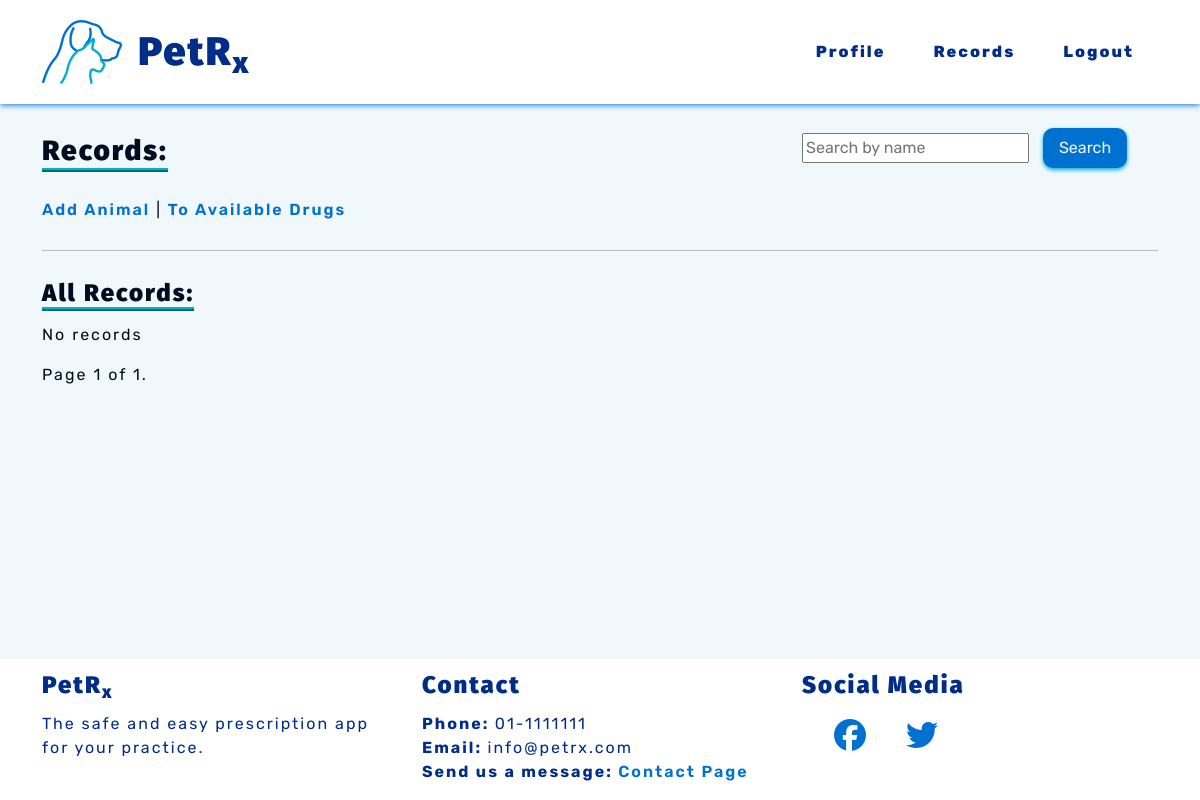
/records/records/ (signed in), run on an earlier commit of the app's database.
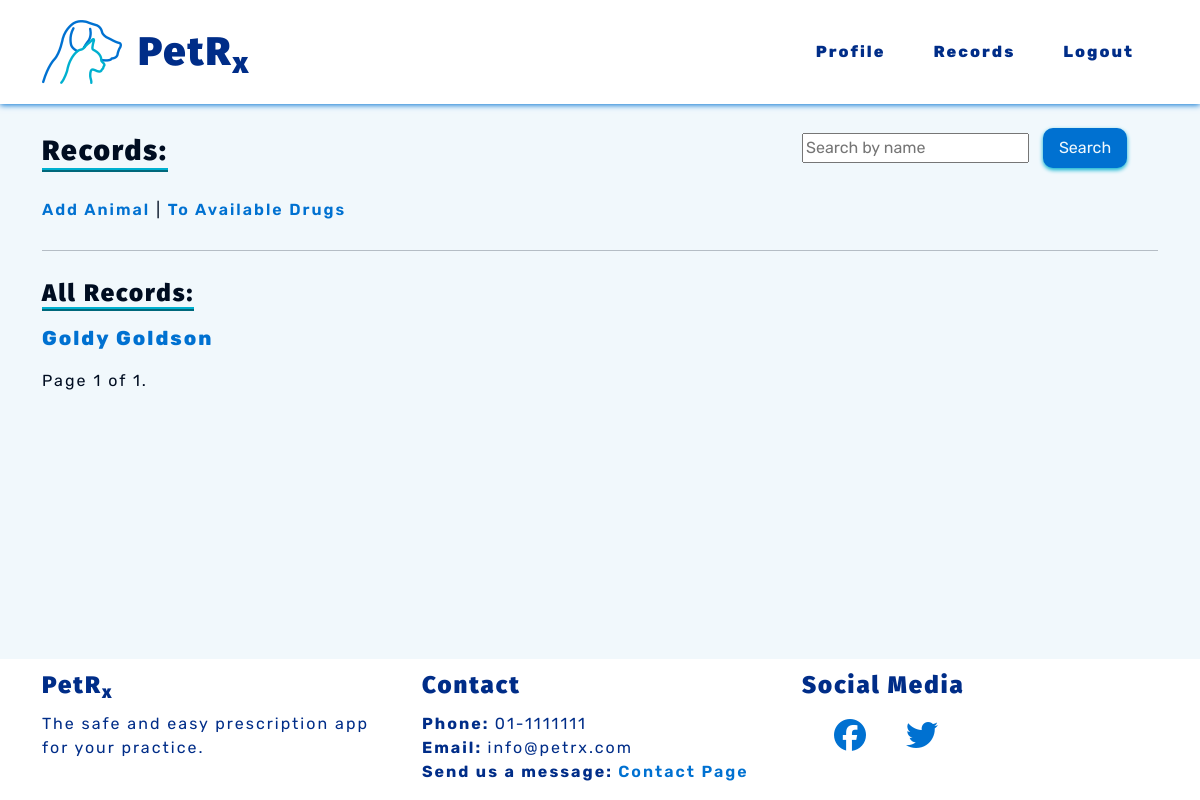
And on a later commit of the database.
### records/models.py (models this page shows)
class Record(models.Model):
    name = models.CharField(max_length=50)
    surname = models.CharField(max_length=50)
    date_of_birth = models.DateField()
    species = models.CharField(choices=SPECIES, max_length=10)
    breed = models.CharField(max_length=50)
    sex = models.CharField(choices=SEX, max_length=10)
    weight = models.DecimalField(max_digits=5, decimal_places=2)
    note = models.CharField(max_length=300, blank=True)
    def __str__(self):
        return self.name + " " + self.surname
    class Meta:
        ordering = ['surname']
        unique_together = ['name', 'surname', 'date_of_birth', 'species', 'breed', 'sex']

### petrx/decorators.py (the view)
    def wrapper(request, *args, **kwargs):
        if request.user.is_authenticated:
            if request.user.is_active:
                return function(request, *args, **kwargs)
            else:
                return render(request, 'vetprofiles/restricted.html')
        else:
            return redirect('vetprofiles:login')

### records/views.py (called while the page is built)
@vet_login_and_active
def records(request):
    record_list = Record.objects.all()
    paginator = Paginator(record_list, 10)
    page_number = request.GET.get('page')
    page_obj = paginator.get_page(page_number)
    context = {'page_obj': page_obj}
    return render(request, 'records/records.html', context)

### records/templates/records/records.html (shortened to what this page needs)
{% extends 'base.html' %}
{% block content %}
<section>
    <div class="row">
        <div class="col-md-8">
            <h3 class="subheadings">Records:</h3>
            <br>
            <div class="link-space">
                <a class="pet-links" href="{% url 'records:add_animal' %}" aria-label="Add an">Add Animal</a>
                <span>|</span>
                <a class="pet-links" href="{% url 'prescriptions:drugs' %}" aria-label="Go to available drugs">To
                    Available Drugs</a>
            </div>
        </div>
        <div class="col-md-4">
            <form method="GET" action="{% url 'records:record_search' %}">
                <input type="text" name="query" placeholder="Search by name" aria-label="Search">
                <button type="submit" class="pet-btns sm-btns" aria-label="Search">Search</button>
            </form>
        </div>
    </div>
</section>
<hr>
<section>
    <h4 class="subheadings">All Records:</h4>
    {% if page_obj %}
    {% for record in page_obj %}
    <p><a class="pet-links bg-links" href="{% url 'records:animal_profile' animal_id=record.id %}"
            aria-label="Go to record">{{ record }}</a></p>
    {% endfor %}
    {% else %}
    <p>No records</p>
    {% endif %}
    <div class="pagination">
        <span class="step-links">
            <span class="current">
                Page {{ page_obj.number }} of {{ page_obj.paginator.num_pages }}.
            </span>
        </span>
    </div>
</section>
{% endblock %}

### templates/base.html (shortened to what this page needs)
{% load static %}
<!DOCTYPE html>
<html lang="en">
<head>
    <link href="https://cdn.jsdelivr.net/npm/bootstrap@5.0.2/dist/css/bootstrap.min.css" rel="stylesheet"
>
    <link rel="stylesheet" href="{% static 'css/style.css' %}">
</head>
<body class="d-flex flex-column h-100">
    {% include 'nav/header.html' %}
    <div class="container-md bottom-space">
        {% block content %}{% endblock content %}
    </div>
    {% include 'nav/footer.html' %}
</body>
</html>

### templates/nav/header.html (shortened to what this page needs)
{% load static %}
<header>
  <nav id="navbar" class="navbar navbar-expand-lg blue-text">
    <div class="container-sm">
      <a class="navbar-brand" href="{% url 'vetprofiles:index' %}" aria-label="Go to home page"><img
          src="{% static 'images/petrxlogo.png' %}" alt="PetRx Logo"></a>
      <h1 class="nav-title">PetR<sub>x</sub></h1>
      <div class="collapse navbar-collapse" id="navbarSupportedContent">
        <ul class="navbar-nav ms-auto mb-2 mb-lg-0">
          {% if user.is_authenticated %}
          <li class="nav-item">
            <a class="navbar-links" href="{% url 'vetprofiles:profile' %}" aria-label="Go to your profile">Profile</a>
          </li>
          <li class="nav-item">
            <a class="navbar-links" href="{% url 'records:records' %}" aria-label="Go to records page">Records</a>
          </li>
          <li class="nav-item">
            <a class="navbar-links" href="{% url 'vetprofiles:logout' %}" aria-label="Logout">Logout</a>
          </li>
          {% endif %}
        </ul>
      </div>
    </div>
  </nav>
</header>

### templates/nav/footer.html
<footer class="footer mt-auto">
    <div class="container-md">
        <div class="row">
            <div class="col-md-4">
                <h4>PetR<sub>x</sub></h4>
                <p>The safe and easy prescription app for your practice.</p>
            </div>
            <div class="col-md-4">
                <h4>Contact</h4>
                <p><b>Phone: </b> 01-1111111
                    <br>
                    <b>Email: </b> info@petrx.com
                    <br>
                    <b>Send us a message: </b><a class="pet-links" href="{% url 'vetprofiles:contact' %}"
                        aria-label="Go to contact page">
                        Contact Page</a>
                </p>
            </div>
            <div class="col-md-4">
                <h4>Social Media</h4>
                <a class="pet-links footer-socials" href="https://facebook.com" target="_blank" rel="noopener"
                    aria-label="Find us on Facebook (opens in new tab)"><i class="fa-brands fa-facebook"></i></a>
                <a class="pet-links footer-socials" href="https://twitter.com" target="_blank" rel="noopener"
                    aria-label="Find us on Twitter (opens in new tab)"><i class="fa-brands fa-twitter"></i></a>
            </div>
        </div>
    </div>
</footer>

### static/css/style.css (style rules this page uses)
:root { --site-white: #f1f8fc; --site-black: #000d21; --site-dark-blue: #002d88; --site-light-blue: #0071d1; --site-turquoise: #00b0cf; }
html { height: 100%; }
body { font-family: "Rubik", sans-serif; color: var(--site-black); font-size: 1rem; letter-spacing: 2px; background: var(--site-white); }
h1, h2, h3, h4 { font-family: "Fira Sans", "Rubik", sans-serif; font-weight: 900; margin-top: 0.5em; margin-bottom: 0.5em; }
.blue-text { color: var(--site-dark-blue); }
.subheadings { display: inline-block; border-bottom: 4px ridge var(--site-turquoise); }
hr { color: var(--site-black); }
button { border: none; }
ul { padding: 0; }
li { list-style: none; }
a { text-decoration: none; }
.navbar-links { cursor: pointer; display: block; padding: 0.25rem 0.5rem; color: var(--site-dark-blue); font-weight: 800; margin: 1em; transition: color .8s linear, box-shadow 1s linear; }
.pet-links { cursor: pointer; color: var(--site-light-blue); font-weight: 600; transition: color .5s linear; }
.bg-links { font-size: 1.25em; font-weight: 800; }
.pet-btns { cursor: pointer; display: inline-block; background-color: var(--site-light-blue); color: var(--site-white); letter-spacing: 0px; font-weight: 600; padding: 0.5em 1.5em; margin: 2em; border: none; border-radius: 10px; box-shadow: 0 2px 4px 0 var(--site-turquoise); transition: all .2s linear; }
.sm-btns { padding: 0.5em 1em; font-weight: 400; margin: 0.5em; }
.link-space { margin: 0.75em 0; }
.bottom-space { padding-bottom: 4em; }
#navbar { margin-bottom: 1em; background-color: #fff; color: var(--site-dark-blue); box-shadow: 0 1px 6px 0 var(--site-light-blue); }
footer { background-color: white; color: var(--site-dark-blue); }
.footer-socials { font-size: 2em; padding-left: 1em; }

What changed in the data, as far as the page shows it:
added Record: name+surname "Goldy Goldson"
Also different on the page:
text no longer shown: "No records"
